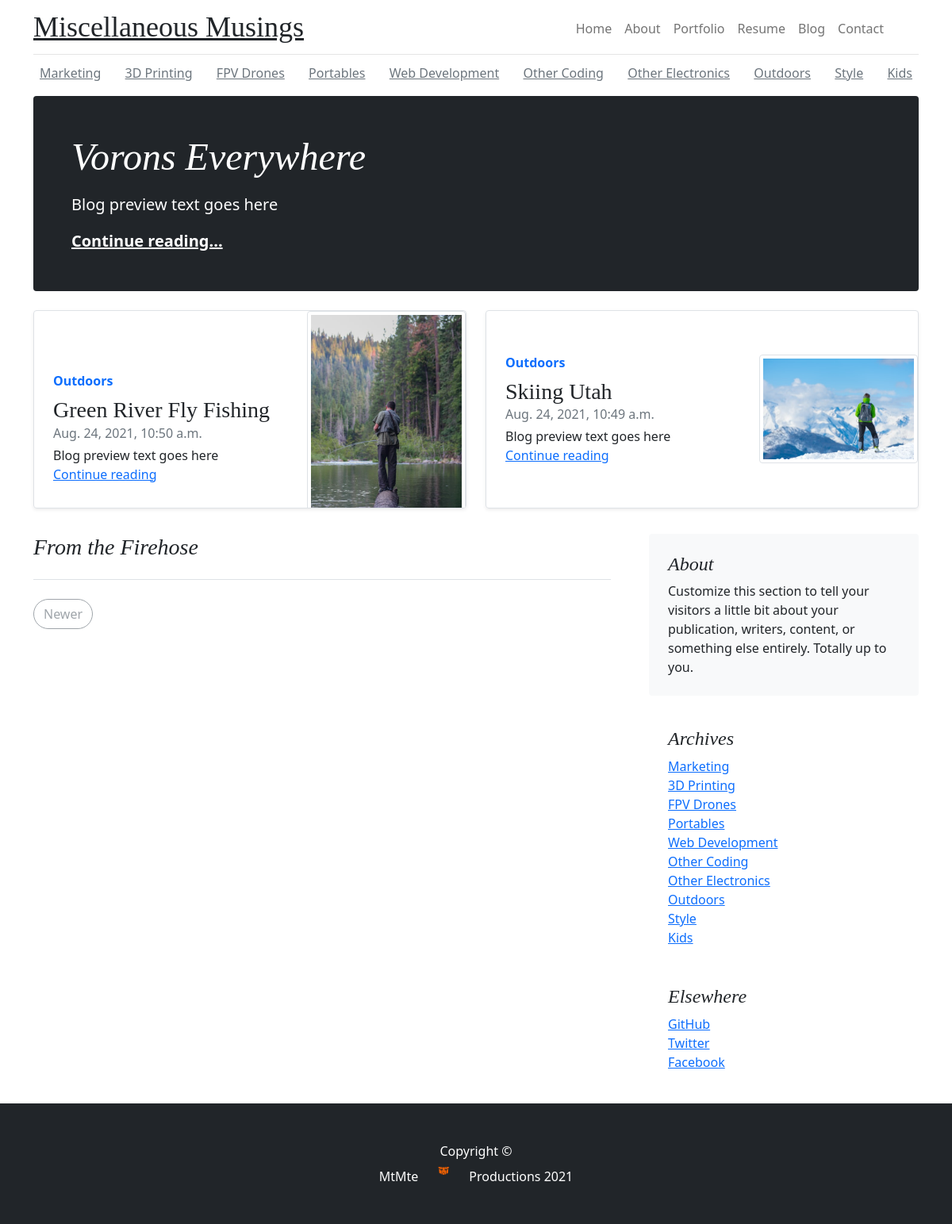
The page /blog/ on the database as committed earlier.
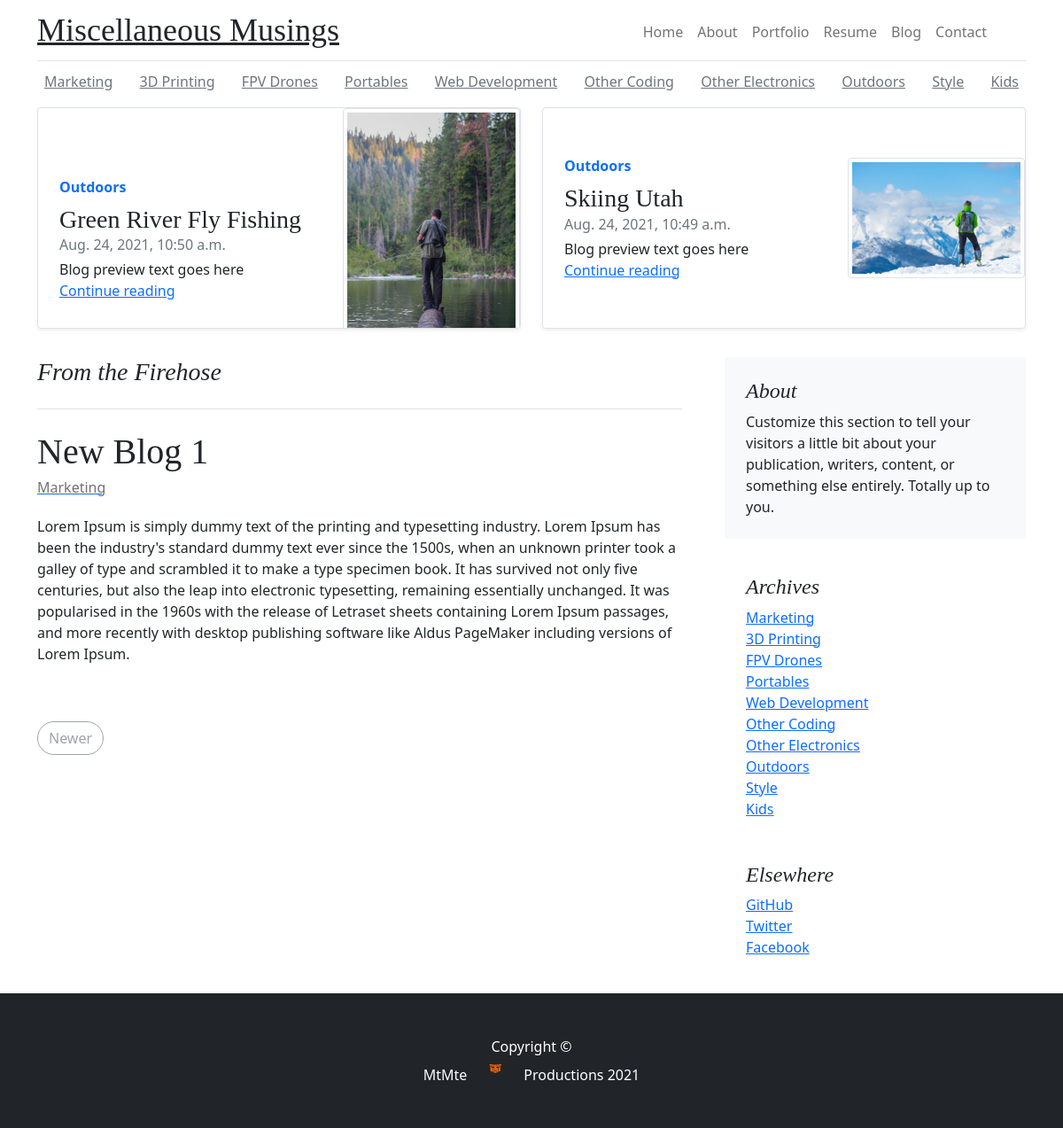
The same page on the database as committed later.
### blog/models.py (models this page shows, shortened)
class Category(models.Model):
    name = models.CharField(choices=CATEGORIES, max_length=200, unique=True)
    def __str__(self):
        return self.name

class Post(models.Model):
    STATUS = [('D', 'Draft'), ('P', 'Publish')]
    FEATURED = [('P', 'Primary'), ('S', 'Secondary')]
    title = models.CharField(max_length=200, unique=True)
    slug = models.SlugField(max_length=200, unique=True)
    preview = models.CharField(max_length=255)
    author = models.ForeignKey(
        User, on_delete=models.CASCADE, related_name="blog_posts"
    )
    content = models.TextField()
    created_on = models.DateField(default=date.today)
    featured = models.CharField(max_length=1, choices=FEATURED, blank=True)
    status = models.CharField(max_length=1, choices=STATUS, default='D')
    category = models.CharField(max_length=200, choices=CATEGORIES, default='WEB')
    image = models.ImageField(blank=True)
    class Meta:
        ordering = ["-created_on"]

### blog/views.py (the view)
# urls.py: path("", views.PostList.as_view(), name="home"),
class PostList(generic.ListView):
    queryset = Post.objects.all()#.order_by("-created_on")
    extra_context = {'category_list': Category.objects.all()}
    template_name = "blog.html"
    paginate_by = 3

### templates/blog.html (shortened to what this page needs)
{% extends 'base_blog.html' %}
{% load static %}
{% block content %}
    <div class="container">
        <header class="blog-header py-3">
            <div class="row flex-nowrap justify-content-between align-items-center">
                <div class="text-left">
                    <a class="blog-header-logo text-dark" href="#">Miscellaneous Musings</a>
                </div>
            </div>
        </header>
        {% include 'blog_nav.html' %}
    </div>
    <main class="container">
        {% for post in post_list %}
            {% if post.featured == 'P' %}
                <div class="p-4 p-md-5 mb-4 text-white rounded bg-dark">
                    <div class="col-md-6 px-0">
                        <h1 class="display-4 fst-italic">{{ post.title }}</h1>
                        <p class="lead my-3">{{ post.preview }}</p>
                        <p class="lead mb-0"><a href="{% url 'blog:post_detail' post.slug %}"
                                                class="text-white fw-bold">Continue
                            reading...</a></p>
                    </div>
                </div>
            {% endif %}
        {% endfor %}
        {% for post in post_list %}
            {% if forloop.first %}
                <div class="row mb-2">
            {% endif %}
            {% if post.featured == 'S' %}
                <div class="col-md-6">
                    <div class="row g-0 border rounded overflow-hidden flex-md-row mb-4 justify-content-between align-items-center shadow-sm h-md-250 position-relative">
                        <div class="col p-4 d-flex flex-column position-static center">
                            <a href="{% url 'blog:category' post.category %}">
                                <strong class="d-inline-block mb-2 text-primary">{{ post.get_category_display }}</strong>
                            </a>
                            <h3 class="mb-0">{{ post.title }}</h3>
                            <div class="mb-1 text-muted">{{ post.created_on }}</div>
                            <p class="card-text mb-auto">{{ post.preview }}</p>
                            <a href="{% url 'blog:post_detail' post.slug %}" class="stretched-link">Continue reading</a>
                        </div>
                        <div class="col-auto d-none d-lg-block">
                            <img src="{% static 'img/' %}{{ post.image }}" alt="..." class="img-thumbnail" width="200"
                                 height="250"
                                 preserveAspectRatio="xMidYMid slice" focusable="false">
                        </div>
                    </div>
                </div>
            {% endif %}
        {% endfor %}
        </div>
        <div class="row g-5">
            <div class="col-md-8">
                <h3 class="pb-4 mb-4 fst-italic border-bottom">
                    From the Firehose
                </h3>
                {% for post in post_list %}
                    {% if post.featured != 'P' and post.featured != 'S' %}
                        <article class="blog-post">
                            <h2 class="blog-post-title">{{ post.title }}</h2>
                            <a href="{% url 'blog:category' post.category %}"><p
                                    class="blog-post-meta">{{ post.get_category_display }}</p></a>
                            <p>{{ post.content|safe }}</p>
                        </article>
                    {% endif %}
                {% endfor %}
                {% if is_paginated %}
                    <nav class="blog-pagination" aria-label="Pagination">
                        {% if page_obj.has_next %}
                            <a class="btn btn-outline-secondary disabled" href="?page={{ page_obj.next_page_number }}"
                               tabindex="-1"
                               aria-disabled="true">Newer</a>
                        {% endif %}
                    </nav>
                {% endif %}
            </div>
            {% include 'sidebar.html' %}
        </div>
    </main>
{% endblock content %}

### templates/blog_nav.html
<div class="nav-scroller py-1 mb-2">
    <nav class="nav d-flex justify-content-between">
        {% for category in category_list %}
            <a class="p-2 link-secondary" href="{% url 'blog:category' category %}">{{ category.get_name_display }}</a>
        {% endfor %}
    </nav>
</div>

### templates/sidebar.html
<div class="col-md-4">
    <div class="position-sticky" style="top: 2rem;">
        <div class="p-4 mb-3 bg-light rounded">
            <h4 class="fst-italic">About</h4>
            <p class="mb-0">Customize this section to tell your visitors a little bit about your
                publication,
                writers, content, or something else entirely. Totally up to you.</p>
        </div>
        <div class="p-4">
            <h4 class="fst-italic">Archives</h4>
            <ol class="list-unstyled mb-0">
                {% for category in category_list %}
                <li><a href="{% url 'blog:category' category %}">{{ category.get_name_display }}</a></li>
                {% endfor %}
            </ol>
        </div>
        <div class="p-4">
            <h4 class="fst-italic">Elsewhere</h4>
            <ol class="list-unstyled">
                <li><a href="#">GitHub</a></li>
                <li><a href="#">Twitter</a></li>
                <li><a href="#">Facebook</a></li>
            </ol>
        </div>
    </div>
</div>

Rows that differ between the two databases and show on the page:
no longer on this page (row edited): Post: title "Vorons Everywhere", preview "Blog preview text goes here"
added Post: title "New Blog 1", category "Marketing", content "Lorem Ipsum is simply dummy text of the printing and typesetting industry. Lorem Ipsum has been the industry's standard dummy text ever since the 1500s, when an unknown printer took a galley of type and scrambled it to make a type specimen book. It has survived not only five centuries, but also the leap into electronic typesetting, remaining essentially unchanged. It was popularised in the 1960s with the release of Letraset sheets containing Lorem Ipsum passages, and more recently with desktop publishing software like Aldus PageMaker including versions of Lorem Ipsum."
